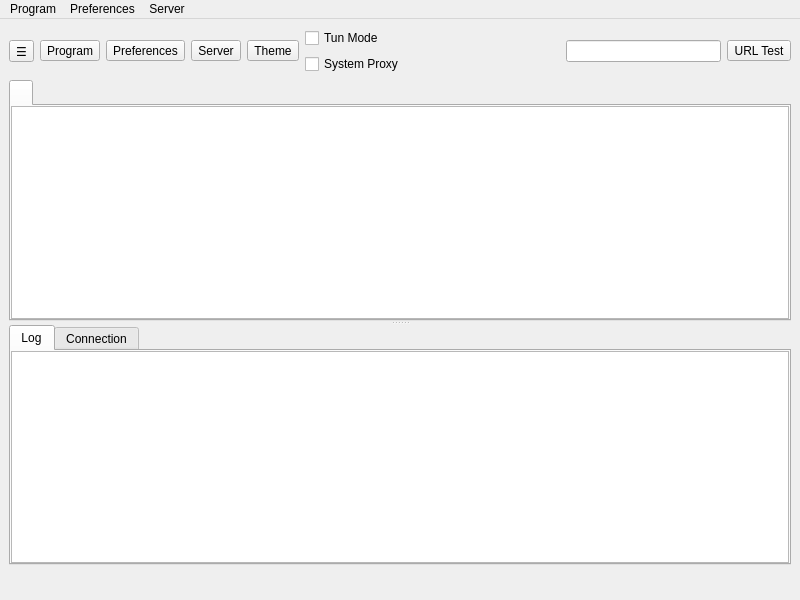
<?xml version="1.0" encoding="UTF-8"?>
<ui version="4.0">
 <class>MainWindow</class>
 <widget class="QMainWindow" name="MainWindow">
  <property name="geometry">
   <rect>
    <x>0</x>
    <y>0</y>
    <width>800</width>
    <height>600</height>
   </rect>
  </property>
  <property name="minimumSize">
   <size>
    <width>800</width>
    <height>600</height>
   </size>
  </property>
  <property name="windowTitle">
   <string notr="true">nya</string>
  </property>
  <widget class="QWidget" name="centralwidget">
   <layout class="QVBoxLayout" name="verticalLayout_3" stretch="0,0,0">
    <item>
     <layout class="QHBoxLayout" name="horizontalLayout_2">
      <item>
       <widget class="QToolButton" name="toolButton_drawer">
        <property name="text">
         <string>☰</string>
        </property>
        <property name="toolTip">
         <string>Menu</string>
        </property>
       </widget>
      </item>
      <item>
       <widget class="QToolButton" name="toolButton_program">
        <property name="text">
         <string>Program</string>
        </property>
        <property name="icon">
         <iconset theme="b-system-run">
          <normaloff>.</normaloff>.</iconset>
        </property>
        <property name="iconSize">
         <size>
          <width>24</width>
          <height>24</height>
         </size>
        </property>
        <property name="popupMode">
         <enum>QToolButton::InstantPopup</enum>
        </property>
        <property name="toolButtonStyle">
         <enum>Qt::ToolButtonTextUnderIcon</enum>
        </property>
       </widget>
      </item>
      <item>
       <widget class="QToolButton" name="toolButton_preferences">
        <property name="text">
         <string>Preferences</string>
        </property>
        <property name="icon">
         <iconset theme="b-preferences">
          <normaloff>.</normaloff>.</iconset>
        </property>
        <property name="iconSize">
         <size>
          <width>24</width>
          <height>24</height>
         </size>
        </property>
        <property name="popupMode">
         <enum>QToolButton::InstantPopup</enum>
        </property>
        <property name="toolButtonStyle">
         <enum>Qt::ToolButtonTextUnderIcon</enum>
        </property>
       </widget>
      </item>
      <item>
       <widget class="QToolButton" name="toolButton_server">
        <property name="text">
         <string>Server</string>
        </property>
        <property name="icon">
         <iconset theme="b-network-server">
          <normaloff>.</normaloff>.</iconset>
        </property>
        <property name="iconSize">
         <size>
          <width>24</width>
          <height>24</height>
         </size>
        </property>
        <property name="popupMode">
         <enum>QToolButton::InstantPopup</enum>
        </property>
        <property name="toolButtonStyle">
         <enum>Qt::ToolButtonTextUnderIcon</enum>
        </property>
       </widget>
      </item>
      <item>
       <widget class="QToolButton" name="toolButton_theme_toggle">
        <property name="text">
         <string>Theme</string>
        </property>
        <property name="icon">
         <iconset theme="b-weather-clear-night">
          <normaloff>.</normaloff>.</iconset>
        </property>
        <property name="iconSize">
         <size>
          <width>24</width>
          <height>24</height>
         </size>
        </property>
        <property name="toolButtonStyle">
         <enum>Qt::ToolButtonTextUnderIcon</enum>
        </property>
       </widget>
      </item>
      <item>
       <layout class="QVBoxLayout" name="verticalLayout_4">
        <item>
         <widget class="QCheckBox" name="checkBox_VPN">
          <property name="sizePolicy">
           <sizepolicy hsizetype="Minimum" vsizetype="Minimum">
            <horstretch>0</horstretch>
            <verstretch>0</verstretch>
           </sizepolicy>
          </property>
          <property name="text">
           <string>Tun Mode</string>
          </property>
         </widget>
        </item>
        <item>
         <widget class="QCheckBox" name="checkBox_SystemProxy">
          <property name="text">
           <string>System Proxy</string>
          </property>
         </widget>
        </item>
       </layout>
      </item>
      <item>
       <spacer name="horizontalSpacer">
        <property name="orientation">
         <enum>Qt::Horizontal</enum>
        </property>
        <property name="sizeHint" stdset="0">
         <size>
          <width>40</width>
          <height>20</height>
         </size>
        </property>
       </spacer>
      </item>
      <item>
       <widget class="QLineEdit" name="search">
        <property name="clearButtonEnabled">
         <bool>true</bool>
        </property>
       </widget>
      </item>
      <item>
       <widget class="QToolButton" name="toolButton_url_test">
        <property name="text">
         <string>URL Test</string>
        </property>
        <property name="popupMode">
         <enum>QToolButton::InstantPopup</enum>
        </property>
        <property name="toolButtonStyle">
         <enum>Qt::ToolButtonTextUnderIcon</enum>
        </property>
       </widget>
      </item>
     </layout>
    </item>
    <item>
     <widget class="QSplitter" name="splitter">
      <property name="orientation">
       <enum>Qt::Vertical</enum>
      </property>
      <widget class="QTabWidget" name="tabWidget">
       <property name="currentIndex">
        <number>0</number>
       </property>
       <property name="movable">
        <bool>true</bool>
       </property>
       <widget class="QWidget" name="widget1">
        <attribute name="title">
         <string/>
        </attribute>
        <layout class="QGridLayout" name="gridLayout_2">
         <property name="leftMargin">
          <number>0</number>
         </property>
         <property name="topMargin">
          <number>0</number>
         </property>
         <property name="rightMargin">
          <number>0</number>
         </property>
         <property name="bottomMargin">
          <number>0</number>
         </property>
         <property name="spacing">
          <number>0</number>
         </property>
         <item row="0" column="0">
          <widget class="CardListWidget" name="proxyListTable">
           <property name="contextMenuPolicy">
            <enum>Qt::CustomContextMenu</enum>
           </property>
           <property name="editTriggers">
            <set>QAbstractItemView::NoEditTriggers</set>
           </property>
          </widget>
         </item>
        </layout>
       </widget>
      </widget>
      <widget class="QWidget" name="aaaaaaaaaaaaaaaaaa">
       <layout class="QVBoxLayout" name="aaaaaaaaaaaa" stretch="0">
        <item>
         <widget class="QTabWidget" name="down_tab">
          <property name="currentIndex">
           <number>0</number>
          </property>
          <widget class="QWidget" name="tab">
           <attribute name="title">
            <string>Log</string>
           </attribute>
           <layout class="QVBoxLayout" name="verticalLayout">
            <property name="spacing">
             <number>0</number>
            </property>
            <property name="leftMargin">
             <number>0</number>
            </property>
            <property name="topMargin">
             <number>0</number>
            </property>
            <property name="rightMargin">
             <number>0</number>
            </property>
            <property name="bottomMargin">
             <number>0</number>
            </property>
            <item>
             <widget class="QTextBrowser" name="masterLogBrowser">
              <property name="contextMenuPolicy">
               <enum>Qt::CustomContextMenu</enum>
              </property>
              <property name="openLinks">
               <bool>false</bool>
              </property>
             </widget>
            </item>
           </layout>
          </widget>
          <widget class="QWidget" name="tab_2">
           <attribute name="title">
            <string>Connection</string>
           </attribute>
           <layout class="QVBoxLayout" name="verticalLayout_2">
            <property name="spacing">
             <number>0</number>
            </property>
            <property name="leftMargin">
             <number>0</number>
            </property>
            <property name="topMargin">
             <number>0</number>
            </property>
            <property name="rightMargin">
             <number>0</number>
            </property>
            <property name="bottomMargin">
             <number>0</number>
            </property>
            <item>
             <widget class="QTableWidget" name="tableWidget_conn">
              <property name="contextMenuPolicy">
               <enum>Qt::CustomContextMenu</enum>
              </property>
              <property name="editTriggers">
               <set>QAbstractItemView::NoEditTriggers</set>
              </property>
              <property name="selectionBehavior">
               <enum>QAbstractItemView::SelectRows</enum>
              </property>
              <property name="verticalScrollMode">
               <enum>QAbstractItemView::ScrollPerPixel</enum>
              </property>
              <property name="horizontalScrollMode">
               <enum>QAbstractItemView::ScrollPerPixel</enum>
              </property>
              <attribute name="horizontalHeaderHighlightSections">
               <bool>false</bool>
              </attribute>
              <column>
               <property name="text">
                <string>Status</string>
               </property>
              </column>
              <column>
               <property name="text">
                <string>Outbound</string>
               </property>
              </column>
              <column>
               <property name="text">
                <string>Destination</string>
               </property>
              </column>
             </widget>
            </item>
           </layout>
          </widget>
         </widget>
        </item>
       </layout>
      </widget>
     </widget>
    </item>
    <item>
     <layout class="QHBoxLayout" name="horizontalLayout">
      <item>
       <widget class="QLabel" name="label_running">
        <property name="text">
         <string/>
        </property>
       </widget>
      </item>
      <item>
       <spacer name="horizontalSpacer_2">
        <property name="orientation">
         <enum>Qt::Horizontal</enum>
        </property>
        <property name="sizeType">
         <enum>QSizePolicy::Maximum</enum>
        </property>
        <property name="sizeHint" stdset="0">
         <size>
          <width>0</width>
          <height>20</height>
         </size>
        </property>
       </spacer>
      </item>
      <item>
       <widget class="QLabel" name="label_inbound">
        <property name="text">
         <string/>
        </property>
       </widget>
      </item>
      <item>
       <widget class="QLabel" name="label_speed">
        <property name="text">
         <string/>
        </property>
       </widget>
      </item>
     </layout>
    </item>
   </layout>
  </widget>
  <widget class="QMenuBar" name="menubar">
   <property name="geometry">
    <rect>
     <x>0</x>
     <y>0</y>
     <width>800</width>
     <height>32</height>
    </rect>
   </property>
   <widget class="QMenu" name="menu_program">
    <property name="title">
     <string>Program</string>
    </property>
    <widget class="QMenu" name="menu_spmode">
     <property name="title">
      <string>System Proxy</string>
     </property>
     <addaction name="menu_spmode_system_proxy"/>
     <addaction name="menu_spmode_vpn"/>
     <addaction name="menu_spmode_disabled"/>
    </widget>
    <widget class="QMenu" name="menu_program_preference">
     <property name="title">
      <string>Preferences</string>
     </property>
     <addaction name="actionfake"/>
    </widget>
    <widget class="QMenu" name="menuActive_Server">
     <property name="title">
      <string>Active Server</string>
     </property>
     <addaction name="actionfake_2"/>
    </widget>
    <widget class="QMenu" name="menuActive_Routing">
     <property name="title">
      <string>Active Routing</string>
     </property>
     <addaction name="actionfake_3"/>
    </widget>
    <addaction name="actionShow_window"/>
    <addaction name="menu_add_from_clipboard2"/>
    <addaction name="menu_scan_qr"/>
    <addaction name="separator"/>
    <addaction name="actionStart_with_system"/>
    <addaction name="actionRemember_last_proxy"/>
    <addaction name="actionAllow_LAN"/>
    <addaction name="menuActive_Server"/>
    <addaction name="menuActive_Routing"/>
    <addaction name="menu_spmode"/>
    <addaction name="menu_program_preference"/>
    <addaction name="separator"/>
    <addaction name="actionRestart_Proxy"/>
    <addaction name="actionRestart_Program"/>
    <addaction name="menu_exit"/>
   </widget>
   <widget class="QMenu" name="menu_preferences">
    <property name="title">
     <string>Preferences</string>
    </property>
    <addaction name="menu_manage_groups"/>
    <addaction name="menu_basic_settings"/>
    <addaction name="menu_routing_settings"/>
    <addaction name="menu_vpn_settings"/>
    <addaction name="menu_hotkey_settings"/>
    <addaction name="menu_open_config_folder"/>
   </widget>
   <widget class="QMenu" name="menu_server">
    <property name="title">
     <string>Server</string>
    </property>
    <widget class="QMenu" name="menu_share_item">
     <property name="title">
      <string>Share</string>
     </property>
     <addaction name="menu_qr"/>
     <addaction name="menu_export_config"/>
     <addaction name="separator"/>
     <addaction name="menu_copy_links"/>
     <addaction name="menu_copy_links_nkr"/>
     <addaction name="separator"/>
     <addaction name="menu_export_locked"/>
    </widget>
    <widget class="QMenu" name="menuCurrent_Group">
     <property name="title">
      <string>Current Group</string>
     </property>
     <addaction name="actionfake_5"/>
     <addaction name="menu_tcp_ping"/>
     <addaction name="menu_url_test"/>
     <addaction name="menu_full_test"/>
     <addaction name="menu_stop_testing"/>
     <addaction name="menu_clear_test_result"/>
     <addaction name="menu_resolve_domain"/>
     <addaction name="separator"/>
     <addaction name="menu_remove_unavailable"/>
     <addaction name="menu_delete_repeat"/>
     <addaction name="separator"/>
     <addaction name="menu_update_subscription"/>
    </widget>
    <widget class="QMenu" name="menuCurrent_Select">
     <property name="title">
      <string>Current Select</string>
     </property>
     <addaction name="actionfake_4"/>
    </widget>
    <addaction name="menu_add_from_input"/>
    <addaction name="menu_add_from_clipboard"/>
    <addaction name="menu_import_locked"/>
    <addaction name="separator"/>
    <addaction name="menu_start"/>
    <addaction name="menu_stop"/>
    <addaction name="separator"/>
    <addaction name="menu_select_all"/>
    <addaction name="menu_move"/>
    <addaction name="menu_clone"/>
    <addaction name="menu_reset_traffic"/>
    <addaction name="menu_delete"/>
    <addaction name="separator"/>
    <addaction name="menu_share_item"/>
    <addaction name="separator"/>
    <addaction name="menuCurrent_Select"/>
    <addaction name="menuCurrent_Group"/>
    <addaction name="separator"/>
    <addaction name="menu_profile_debug_info"/>
    <addaction name="separator"/>
   </widget>
   <addaction name="menu_program"/>
   <addaction name="menu_preferences"/>
   <addaction name="menu_server"/>
  </widget>
  <action name="menu_exit">
   <property name="text">
    <string>Exit</string>
   </property>
  </action>
  <action name="actionShow_window">
   <property name="text">
    <string>Show Window</string>
   </property>
  </action>
  <action name="menu_basic_settings">
   <property name="text">
    <string>Basic Settings</string>
   </property>
  </action>
  <action name="menu_add_from_input">
   <property name="text">
    <string>New profile</string>
   </property>
  </action>
  <action name="menu_manage_groups">
   <property name="text">
    <string>Groups</string>
   </property>
  </action>
  <action name="menu_start">
   <property name="text">
    <string>Start</string>
   </property>
   <property name="shortcut">
    <string notr="true">Return</string>
   </property>
  </action>
  <action name="menu_stop">
   <property name="text">
    <string>Stop</string>
   </property>
   <property name="shortcut">
    <string notr="true">Ctrl+S</string>
   </property>
  </action>
  <action name="menu_routing_settings">
   <property name="text">
    <string>Routing Settings</string>
   </property>
  </action>
  <action name="menu_add_from_clipboard">
   <property name="text">
    <string>Add profile from clipboard</string>
   </property>
   <property name="shortcut">
    <string notr="true">Ctrl+V</string>
   </property>
  </action>
  <action name="menu_delete">
   <property name="text">
    <string>Delete</string>
   </property>
   <property name="shortcut">
    <string notr="true">Del</string>
   </property>
  </action>
  <action name="menu_import_locked">
   <property name="text">
    <string>Import Locked (.vloadp)...</string>
   </property>
  </action>
  <action name="menu_add_from_clipboard2">
   <property name="text">
    <string>Add profile from clipboard</string>
   </property>
  </action>
  <action name="menu_profile_debug_info">
   <property name="text">
    <string>Debug Info</string>
   </property>
  </action>
  <action name="menu_qr">
   <property name="text">
    <string>QR Code and link</string>
   </property>
   <property name="shortcut">
    <string notr="true">Ctrl+Q</string>
   </property>
  </action>
  <action name="menu_copy_link">
   <property name="text">
    <string>Copy Link</string>
   </property>
  </action>
  <action name="menu_tcp_ping">
   <property name="text">
    <string notr="true">Tcp Ping</string>
   </property>
   <property name="shortcut">
    <string notr="true">Ctrl+Alt+T</string>
   </property>
  </action>
  <action name="menu_url_test">
   <property name="text">
    <string notr="true">Url Test</string>
   </property>
   <property name="shortcut">
    <string notr="true">Ctrl+Alt+U</string>
   </property>
  </action>
  <action name="menu_clear_test_result">
   <property name="text">
    <string>Clear Test Result</string>
   </property>
   <property name="shortcut">
    <string notr="true">Ctrl+Alt+C</string>
   </property>
  </action>
  <action name="menu_export_config">
   <property name="text">
    <string>Export %1 config</string>
   </property>
   <property name="shortcut">
    <string notr="true">Ctrl+E</string>
   </property>
  </action>
  <action name="menu_export_locked">
   <property name="text">
    <string>Export Locked (.vloadp)...</string>
   </property>
  </action>
  <action name="menu_reset_traffic">
   <property name="text">
    <string>Reset Traffic</string>
   </property>
   <property name="shortcut">
    <string notr="true">Ctrl+R</string>
   </property>
  </action>
  <action name="menu_scan_qr">
   <property name="text">
    <string>Scan QR Code</string>
   </property>
  </action>
  <action name="menu_spmode_system_proxy">
   <property name="checkable">
    <bool>true</bool>
   </property>
   <property name="text">
    <string>Enable System Proxy</string>
   </property>
  </action>
  <action name="menu_spmode_disabled">
   <property name="checkable">
    <bool>true</bool>
   </property>
   <property name="text">
    <string>Disable</string>
   </property>
  </action>
  <action name="menu_delete_repeat">
   <property name="text">
    <string>Remove Duplicates</string>
   </property>
   <property name="shortcut">
    <string notr="true">Ctrl+Alt+D</string>
   </property>
  </action>
  <action name="actionfake">
   <property name="text">
    <string>fake</string>
   </property>
   <property name="visible">
    <bool>false</bool>
   </property>
  </action>
  <action name="menu_move">
   <property name="text">
    <string>Move</string>
   </property>
   <property name="shortcut">
    <string notr="true">Ctrl+M</string>
   </property>
  </action>
  <action name="actionStart_with_system">
   <property name="checkable">
    <bool>true</bool>
   </property>
   <property name="text">
    <string>Start with system</string>
   </property>
  </action>
  <action name="actionRemember_last_proxy">
   <property name="checkable">
    <bool>true</bool>
   </property>
   <property name="text">
    <string>Remember last profile</string>
   </property>
  </action>
  <action name="actionAllow_LAN">
   <property name="checkable">
    <bool>true</bool>
   </property>
   <property name="text">
    <string>Allow other devices to connect</string>
   </property>
  </action>
  <action name="menu_remove_unavailable">
   <property name="text">
    <string>Remove Unavailable</string>
   </property>
   <property name="shortcut">
    <string notr="true">Ctrl+Alt+R</string>
   </property>
  </action>
  <action name="menu_full_test">
   <property name="text">
    <string>Full Test</string>
   </property>
   <property name="shortcut">
    <string notr="true">Ctrl+Alt+F</string>
   </property>
  </action>
  <action name="menu_hotkey_settings">
   <property name="text">
    <string>Hotkey Settings</string>
   </property>
  </action>
  <action name="menu_select_all">
   <property name="text">
    <string>Select All</string>
   </property>
   <property name="shortcut">
    <string notr="true">Ctrl+A</string>
   </property>
  </action>
  <action name="menu_copy_links_nkr">
   <property name="text">
    <string>Copy links of selected (Neko Links)</string>
   </property>
   <property name="shortcut">
    <string notr="true">Ctrl+N</string>
   </property>
  </action>
  <action name="actionfake_2">
   <property name="text">
    <string>fake</string>
   </property>
   <property name="visible">
    <bool>false</bool>
   </property>
  </action>
  <action name="actionfake_3">
   <property name="text">
    <string>fake</string>
   </property>
   <property name="visible">
    <bool>false</bool>
   </property>
  </action>
  <action name="menu_copy_links">
   <property name="text">
    <string>Copy links of selected</string>
   </property>
   <property name="shortcut">
    <string notr="true">Ctrl+C</string>
   </property>
  </action>
  <action name="menu_spmode_vpn">
   <property name="checkable">
    <bool>true</bool>
   </property>
   <property name="text">
    <string>Enable Tun</string>
   </property>
  </action>
  <action name="menu_clone">
   <property name="text">
    <string>Clone</string>
   </property>
   <property name="shortcut">
    <string notr="true">Ctrl+D</string>
   </property>
  </action>
  <action name="menu_update_subscription">
   <property name="text">
    <string>Update subscription</string>
   </property>
   <property name="shortcut">
    <string notr="true">Ctrl+U</string>
   </property>
  </action>
  <action name="menu_resolve_domain">
   <property name="text">
    <string>Resolve domain</string>
   </property>
   <property name="shortcut">
    <string notr="true">Ctrl+Alt+I</string>
   </property>
  </action>
  <action name="menu_vpn_settings">
   <property name="text">
    <string>Tun Settings</string>
   </property>
  </action>
  <action name="actionRestart_Program">
   <property name="text">
    <string>Restart Program</string>
   </property>
  </action>
  <action name="menu_open_config_folder">
   <property name="text">
    <string>Open Config Folder</string>
   </property>
  </action>
  <action name="actionfake_4">
   <property name="text">
    <string notr="true">fake</string>
   </property>
   <property name="visible">
    <bool>false</bool>
   </property>
  </action>
  <action name="actionfake_5">
   <property name="text">
    <string notr="true">fake</string>
   </property>
   <property name="visible">
    <bool>false</bool>
   </property>
  </action>
  <action name="actionRestart_Proxy">
   <property name="text">
    <string>Restart Proxy</string>
   </property>
  </action>
  <action name="menu_stop_testing">
   <property name="text">
    <string>Stop Testing</string>
   </property>
   <property name="shortcut">
    <string notr="true">Ctrl+Alt+S</string>
   </property>
  </action>
 </widget>
 <customwidgets>
  <customwidget>
   <class>CardListWidget</class>
   <extends>QListWidget</extends>
   <header>ui/material/CardListWidget.hpp</header>
  </customwidget>
 </customwidgets>
 <resources/>
 <connections/>
</ui>
